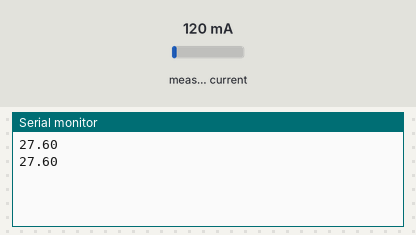
A sketch run on a simulated Arduino Uno, built with avr-gcc and run on an emulated ATmega328P. Parts: the last lines printed to the serial monitor. The test bench sets the inputs (shaded band); at power-on: measured current 120 mA.

Above: at 1.8 s.
1.9 s: measured current set to 40 mA
At 2.9 s:
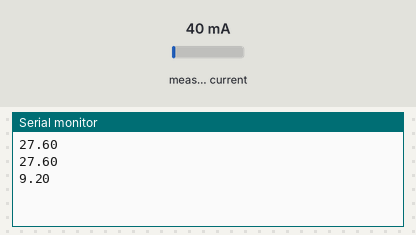
3.4 s: measured current set to 500 mA
At 4.9 s:
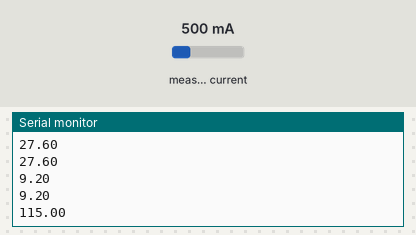
Timing chart, 0 to 6.4 s (numbered marks = the images above; inputs shaded):
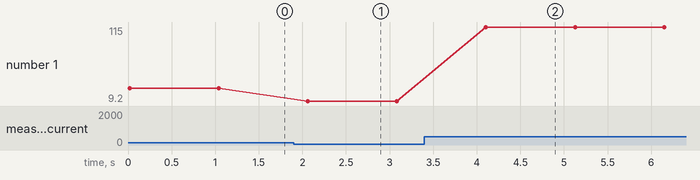

The sketch:

send_power_to_usb.ino
```cpp
#include "ACS712.h"


/*
  This example shows how to measure the power consumption
  of devices in 230V electrical system
  or any other system with alternative current
*/

// We have 30 amps version sensor connected to A0 pin of arduino
// Replace with your version if necessary
ACS712 sensor(ACS712_30A, A0);

void setup() {
  Serial.begin(9600);

  // This method calibrates zero point of sensor,
  // It is not necessary, but may positively affect the accuracy
  // Ensure that no current flows through the sensor at this moment
  sensor.calibrate();
}

void loop() {
  // We use 230V because it is the common standard in European countries
  // Change to your local, if necessary
  float U = 230;

  // To measure current we need to know the frequency of current
  // By default 50Hz is used, but you can specify own, if necessary
  float I = sensor.getCurrentAC();

  // To calculate the power we need voltage multiplied by current
  float P = U * I;

  Serial.println(P);

  delay(1000);
}
```

Measured:
- after the input at 1.9 s, the serial monitor: prints a new line after 0.16 s (image 1)
- after the input at 3.4 s, the serial monitor: prints a new line after 0.71 s (image 2)
- plotted number 1: 27.6 → 9.2 after the input at 1.9 s, 9.2 → 115 after the input at 3.4 s
